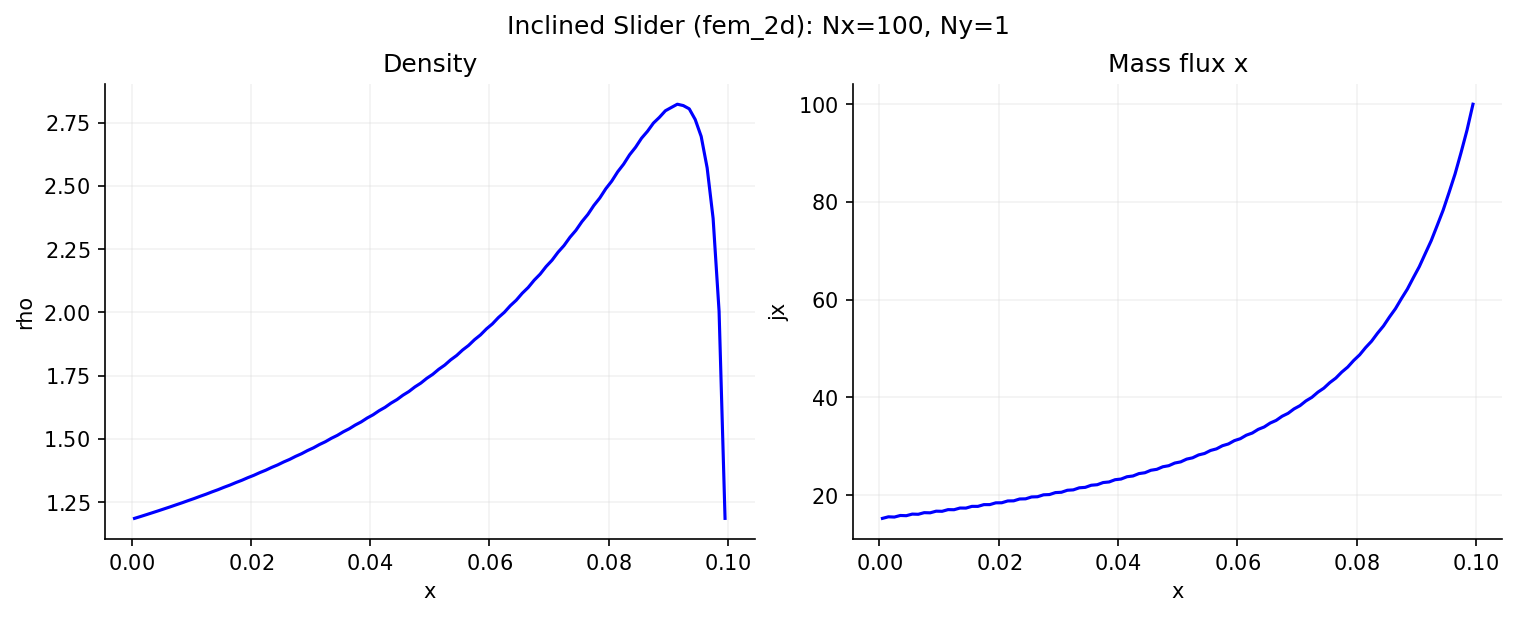

Python code for this plot:
"""Quasi-1D inclined slider bearing test for the Taylor-Hood P2P1 FEM solver.

Runs the inclined slider problem (Dirichlet rho in x, periodic in y)
with the fem_2d solver and plots the steady-state density and mass flux.

Config: configs/inclined_slider.yaml

Usage:
    /home/qd5728/fem_taylor_hood/venv/bin/python \
        GaPFlow/fem_2d/tests/test_inclined_slider.py
"""

import numpy as np
import matplotlib.pyplot as plt
from pathlib import Path
from GaPFlow.problem import Problem

CONFIG_DIR = Path(__file__).parent / 'configs'

# =============================================================================
# Config — edit these
# =============================================================================

Nx = 100
Ny = 1
max_it = 30
dt = 0.1

# =============================================================================
# Main
# =============================================================================

if __name__ == '__main__':
    template = (CONFIG_DIR / 'inclined_slider.yaml').read_text()
    config = template.format(
        Nx=Nx, Ny=Ny, dt=dt, max_it=max_it,
        solver='fem', adaptive=0, CFL=0.5,
    )

    print(f'Inclined slider: Nx={Nx}, Ny={Ny}, dt={dt}, max_it={max_it}')
    problem = Problem.from_string(config)
    problem.run()

    Lx = problem.grid['Lx']
    dx = problem.grid['dx']
    x = np.linspace(dx / 2, Lx - dx / 2, Nx)

    rho = problem.q[0][1:-1, 0].copy()
    jx = problem.q[1][1:-1, 0].copy()

    print(f'rho range: [{rho.min():.4f}, {rho.max():.4f}]')
    print(f'jx  range: [{jx.min():.6f}, {jx.max():.6f}]')

    fig, axes = plt.subplots(1, 2, figsize=(10, 4))

    axes[0].plot(x, rho, 'b-')
    axes[0].set_xlabel('x')
    axes[0].set_ylabel('rho')
    axes[0].set_title('Density')

    axes[1].plot(x, jx, 'b-')
    axes[1].set_xlabel('x')
    axes[1].set_ylabel('jx')
    axes[1].set_title('Mass flux x')

    plt.suptitle(f'Inclined Slider (fem_2d): Nx={Nx}, Ny={Ny}')
    plt.savefig('test_inclined_slider.png', dpi=150, bbox_inches='tight')
    print('Saved: test_inclined_slider.png')
    plt.show()
